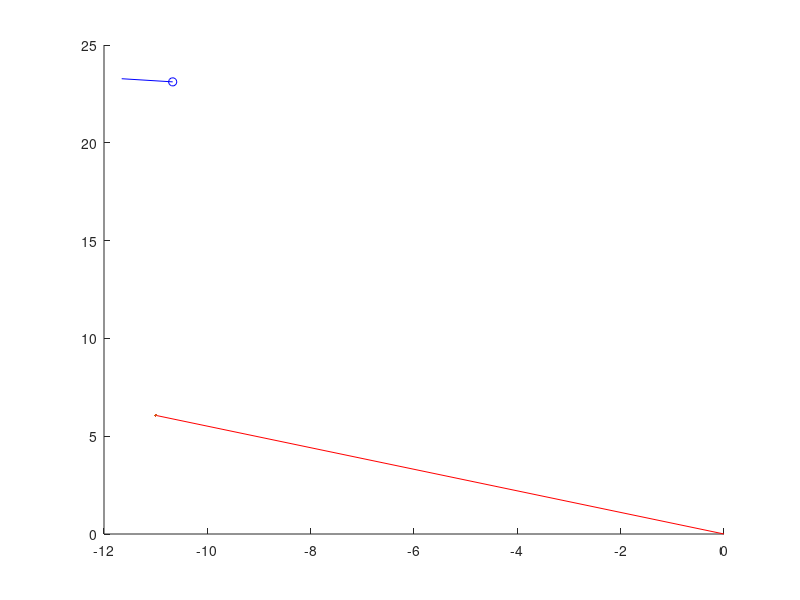

Write MATLAB code to recreate this figure. (Note: this script raises an error after producing the figure.)
%%%%%%%%%%%%%%%%%%%%%%%%%%%%%%%%%%%%%%%%%%%%%%%%%%%%%%%%%%%%%%%%%%%%%%%%%%%
%           TP Filtre de Kalman partie 2
%           Nicolas Merlinge (ONERA, TP ENSTA ROB312)
%           Version 2.0
%%%%%%%%%%%%%%%%%%%%%%%%%%%%%%%%%%%%%%%%%%%%%%%%%%%%%%%%%%%%%%%%%%%%%%%%%%%

clear       % effacer toutes les variables
close all   % fermer toutes les fenêtres
clc         % effacer la ligne de commande
rng(123456) % imposer la graine de génération de nombres pseudo-aléatoire pour la répétabilité

% Paramètres initiaux et de simulation
X_reel = [-11.6576;   23.2760;   -0.1612];
d = size(X_reel,1);             % dimension de l'état
dt = 0.1;                       % pas de temps
Ri = diag([10,1*pi/180].^2);    % matrice de covariance du bruit de mesure pour chaque amer
amers(1).P = [10;00];           % position de l'amer 1 (point de repère)
amers(2).P = [0;50];            % position de l'amer 2 (point de repère)
% amers(3).P = [0;0];
% amers(4).P = [-10;25];
% amers(5).P = [-20;40];

dm = size(amers,2)*size(Ri,1);  % dimension du vecteur de mesures
R = [];
for i = 1:size(amers,2)
    R = blkdiag(R,Ri);
end

% Initialisation des variables de stockage des données
tk=1;
t_sim(tk) = 0;
X_reel_sim(:,tk) = X_reel;

%% Boucle de simulation physique de la trajectoire
T = 10;                         % durée (s)
for tk = 2:(T/dt)
    % commande (définit la trajectoire)
    V = 10;                     % Vitesse
    omega = cos(tk*2*pi/100);   % vitesse angulaire
    
    % simulation de l'état vrai (attention, inconnu du filtre)
    X_reel = [X_reel(1) + V*dt*cos(X_reel(3)); X_reel(2) + V*dt*sin(X_reel(3)); X_reel(3) + dt*omega]; % propagation de l'état réel
    X_reel(3) = mod(X_reel(3), 2*pi);
    
    % enregistrement des variables (pour plot)
    X_reel_sim(:,tk) = X_reel;
end

%% Boucle de simulation physique des mesures
for tk = 2:(T/dt)
    % Récupération de l'état vrai
    X_reel = X_reel_sim(:,tk);
    
    % génération de la mesure réelle
    Y = [];
    for i = 1:size(amers,2)
        P_amer = amers(i).P;
        Delta = P_amer(1:2)-X_reel(1:2);   % attention, Delta réel inconnu du filtre
        Yi = [norm(Delta); atan2(Delta(2),Delta(1))-X_reel(3)];
        Yi(2) = mod(Yi(2),2*pi);
        Y = [Y;Yi];              %#ok<AGROW>
    end
    noiseY = randn(dm,1);
    Y = Y + sqrt(R)*noiseY;
    
    % enregistrement des variables (pour plot)
    Y_sim(:,tk) = Y;             %#ok<SAGROW>
    noiseY_sim(:,tk) = noiseY;   %#ok<SAGROW>
end

%% Boucle du filtre de Kalman

% Initialisation du filtre
P_hat = diag([10, 10, 10*pi/180].^2);   % matrice de covariance initiale
X_hat = [0, 0, 0]';                     % estimé initial
Qf = diag([0.1,0.1,0.001]);             % matrice de covariance de bruit de dynamique
% Qf = 0.1*Qf;
% Qf = 10*Qf;
% Rfi = diag([3,1*pi/180].^2);          % matrice de covariance du bruit de mesure pour chaque amer
Rfi = diag([10,1*pi/180].^2);           % matrice de covariance du bruit de mesure pour chaque amer
Rf = [];                                % matrice de covariance du bruit de mesure pour l'ensemble des amers
for i = 1:size(amers,2)
    Rf = blkdiag(Rf,Rfi);
end

% Initialisation des variables de stockage des données
tk=1;
K = zeros(d,dm);
K_sim(:,:,tk) = K;
innovation = zeros(dm,1);
inno_sim(:,tk) = innovation;
P_sim(:,:,tk) = P_hat;
Pdiag_sim(:,:,tk) = diag(P_hat);
X_hat_sim(:,tk) = X_hat;

for tk = 2:(T/dt)
    % commande (définit la trajectoire)
    V = 10;                    % Vitesse
    omega = cos(tk*2*pi/100);  % vitesse angulaire

    % prediction (à compléter: variables X_hat et P_hat)
    F = eye(3);                            % matrice de dynamique
    F(1,3) = -V*dt*cos(X_hat(3,1));
    F(2,3) = V*dt*cos(X_hat(3,1));
    
    X_hat = [X_hat(1) + V*dt*cos(X_hat(3)); X_hat(2) + V*dt*sin(X_hat(3)); X_hat(3) + dt*omega];  % état estimé prédit
    P_hat = F*P_hat*F.' + Qf;              % covariance prédite
    X_hat(3) = mod(X_hat(3), 2*pi);        % modulo sur l'angle theta (3e composante de X_hat)
    
    % Récupération de la mesure réelle
    Y = Y_sim(:,tk);
    
    % validité de la mesure réelle (gestion de la fréquence)
    dt_mesure = 0.1;    % (s)
    % dt_mesure = 1;
    if mod(tk*dt, dt_mesure) == 0
        is_measurementValid = true;
    else
        is_measurementValid = false;
    end
    
    % correction (à compléter: variables K, P_hat, inno, X_hat)
    H = [];
    if is_measurementValid
        Y_hat = [];
        for i = 1:size(amers,2)
            P_amer = amers(i).P;
            Delta_hat = P_amer(1:2) - X_hat(1:2);
            Y_hati = [norm(Delta_hat); atan2(Delta_hat(2), Delta_hat(1)) - X_hat(3)];
            Y_hati(2) = mod(Y_hati(2),2*pi);    % modulo de l'angle phi
            Y_hat = [Y_hat; Y_hati];            %#ok<AGROW>
            
            Hi = [-Delta_hat(1)/norm(Delta_hat), -Delta_hat(2)/norm(Delta_hat), 0; Delta_hat(2)/norm(Delta_hat)^2, -Delta_hat(1)/norm(Delta_hat)^2, -1];
            H = [H; Hi];                        %#ok<AGROW>
        end
        
        % matrice d'observation:
        K = P_hat*H'/(R + H*P_hat*H');
        P_hat = (eye(d) - K*H) * P_hat;
        innovation = Y - Y_hat;
        X_hat = X_hat + K*innovation; 
    end
    
    % enregistrement des variables (pour plot)
    K_sim(:,:,tk) = K;
    inno_sim(:,tk) = innovation;
    P_sim(:,:,tk) = P_hat;
    Pdiag_sim(:,:,tk) = diag(P_hat);
    X_hat_sim(:,tk) = X_hat;
    t_sim(tk) = tk;
    
    % plot instantané
    figure(2)
    clf
    hold on
    plot(X_reel_sim(1,1:tk), X_reel_sim(2,1:tk), '-b')
    plot(X_hat_sim(1,1:tk), X_hat_sim(2,1:tk), '-r')
    scatter(X_reel_sim(1,tk), X_reel_sim(2,tk), 'b')
    scatter(X_hat_sim(1,tk), X_hat_sim(2,tk), '.r')
    plotcov(X_hat_sim(:,tk),3^2*P_sim(:,:,tk),'r')
    for i = 1:size(amers,2)
        P_amer = amers(i).P;
        scatter(P_amer(1), P_amer(2), 'ok')
        Delta = P_amer(1:2)-X_reel_sim(1:2,tk);
        plot([X_reel_sim(1,tk), X_reel_sim(1,tk) + Delta(1)], [X_reel_sim(2,tk), X_reel_sim(2,tk) + Delta(2)], 'g');
    end
    grid on
    axis equal
    legend('Position vraie', 'position estimée','Location','best')
    drawnow
end

figure(1)
labels = {'x (m)','y (m)','\theta (rad)'};
for i = 1:d
    subplot(3,1,i)
    hold on
    fill([t_sim flip(t_sim,2)],[X_hat_sim(i,:) - 3*sqrt(Pdiag_sim(i,:)), X_hat_sim(i,end:-1:1) + 3*sqrt(Pdiag_sim(i,end:-1:1))], [7 7 7]/8);
    plot(t_sim, X_reel_sim(i,:), 'b')
    plot(t_sim, X_hat_sim(i,:), 'r')
    grid on
    xlabel('time (s)')
    ylabel(labels(i))
end
legend('uncertainty (3\sigma)', 'actual state', 'estimated state')


